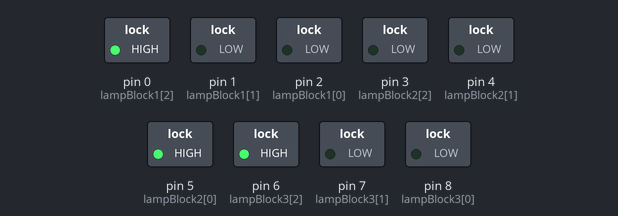
A sketch run on a simulated Arduino Uno, built with avr-gcc and run on an emulated ATmega328P. Shown: switched loads named in the sketch (green lamp = pin HIGH).

Above: at 1.0 s.
At 5.5 s:
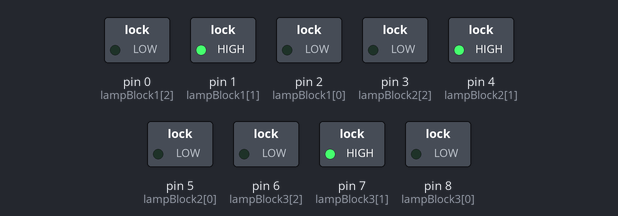
Timing chart, 0 to 6.9 s (numbered marks = the images above):
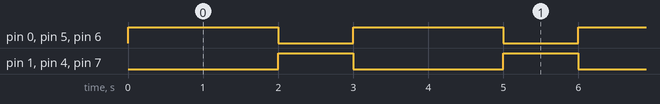

The sketch:

saklar_3TrafficLights.ino
```cpp
//  buat  variable  untuk  menyimpan  satu  paket  lampu  lalu  lintas
int  lampBlock1[3]  =  {  2, 1, 0  };  //  urutannya  :  Red,  Yellow,  Green
int  lampBlock2[3]  =  {  5, 4, 3 };
int  lampBlock3[3]  =  {  8, 7, 6  };
int i;
void setup(){
     // set semua pin LED sbg OUTPUT
     for ( i = 0; i < 3; i++ ){
         pinMode(lampBlock1[i], OUTPUT);
}
    for ( i = 0; i < 3; i++ ){
        pinMode(lampBlock2[i], OUTPUT);
}
    for ( i = 0; i < 3; i++ ){
        pinMode(lampBlock3[i], OUTPUT);
    }
}
void loop(){
     // block 1 dan block 3 merah bersamaan, block 2 hijau
     digitalWrite(lampBlock1[2], HIGH);
     digitalWrite(lampBlock1[1], LOW);
     digitalWrite(lampBlock1[0], LOW);
     digitalWrite(lampBlock2[2], LOW);
     digitalWrite(lampBlock2[1], LOW);
     digitalWrite(lampBlock2[0], HIGH);
     digitalWrite(lampBlock3[2], HIGH);
     digitalWrite(lampBlock3[1], LOW);
     digitalWrite(lampBlock3[0], LOW);
     delay(2000);
     // ketiga blok berwarna kuning bersamaan
     digitalWrite(lampBlock1[2], LOW);
     digitalWrite(lampBlock1[1], HIGH);
     digitalWrite(lampBlock1[0], LOW);
     digitalWrite(lampBlock2[2], LOW);
     digitalWrite(lampBlock2[1], HIGH);
     digitalWrite(lampBlock2[0], LOW);
     digitalWrite(lampBlock3[2], LOW);
     digitalWrite(lampBlock3[1], HIGH);
     digitalWrite(lampBlock3[0], LOW);
     delay(1000);
    // hanya blok 2 yang merah, kedua blok lainnya hijau
    digitalWrite(lampBlock1[2], LOW);
    digitalWrite(lampBlock1[1], LOW);
    digitalWrite(lampBlock1[0], HIGH);
    digitalWrite(lampBlock2[2], HIGH);
    digitalWrite(lampBlock2[1], LOW);
    digitalWrite(lampBlock2[0], LOW);
    digitalWrite(lampBlock3[2], LOW);
    digitalWrite(lampBlock1[1], LOW);
    digitalWrite(lampBlock1[0], HIGH);
}
```

Measured:
- by itself, pin 0 (lampBlock1[2]), pin 5 (lampBlock2[0]), pin 6 (lampBlock3[2]): alternates HIGH for 2.0 s and LOW for 1.0 s
- by itself, pin 1 (lampBlock1[1]), pin 4 (lampBlock2[1]), pin 7 (lampBlock3[1]): alternates HIGH for 1.0 s and LOW for 2.0 s
- by itself, everything shown: repeats every 3.0 s, in 3 steps
